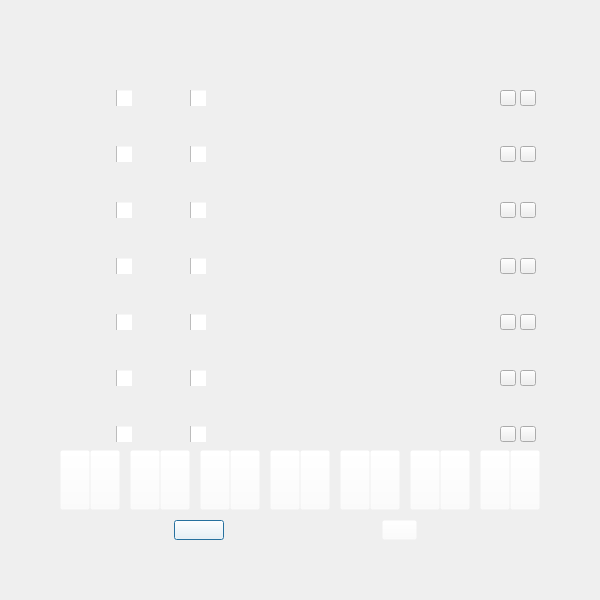
<?xml version="1.0" encoding="UTF-8"?>
<ui version="4.0">
 <class>SettingClass</class>
 <widget class="QDialog" name="SettingClass">
  <property name="geometry">
   <rect>
    <x>0</x>
    <y>0</y>
    <width>600</width>
    <height>600</height>
   </rect>
  </property>
  <property name="windowTitle">
   <string>设置</string>
  </property>
  <property name="windowIcon">
   <iconset resource="desktop.qrc">
    <normaloff>:/picture_desktop/icon/picture_desktop/icon/icon_main_mainwindow.png</normaloff>:/picture_desktop/icon/picture_desktop/icon/icon_main_mainwindow.png</iconset>
  </property>
  <property name="windowOpacity">
   <double>5.000000000000000</double>
  </property>
  <widget class="QPushButton" name="pushButton_apply">
   <property name="geometry">
    <rect>
     <x>174</x>
     <y>520</y>
     <width>50</width>
     <height>20</height>
    </rect>
   </property>
   <property name="styleSheet">
    <string notr="true">QPushButton
{
    background: rgb(255,255,255,0);
}</string>
   </property>
   <property name="text">
    <string/>
   </property>
  </widget>
  <widget class="QPushButton" name="pushButton_cancel">
   <property name="geometry">
    <rect>
     <x>382</x>
     <y>520</y>
     <width>35</width>
     <height>20</height>
    </rect>
   </property>
   <property name="styleSheet">
    <string notr="true">QPushButton
{
    background: rgb(255,255,255,0);
}</string>
   </property>
   <property name="text">
    <string/>
   </property>
  </widget>
  <widget class="QPushButton" name="pushButton_cocoa_2">
   <property name="geometry">
    <rect>
     <x>520</x>
     <y>90</y>
     <width>16</width>
     <height>16</height>
    </rect>
   </property>
   <property name="styleSheet">
    <string notr="true">border-image: url(:/picture_desktop/checkbox/picture_desktop/checkbox_style/checkbox_off.png);</string>
   </property>
   <property name="text">
    <string/>
   </property>
  </widget>
  <widget class="QLineEdit" name="lineedit_cocoa">
   <property name="geometry">
    <rect>
     <x>278</x>
     <y>90</y>
     <width>220</width>
     <height>16</height>
    </rect>
   </property>
   <property name="contextMenuPolicy">
    <enum>Qt::NoContextMenu</enum>
   </property>
   <property name="styleSheet">
    <string notr="true">QLineEdit
{
    background: rgb(255,255,255,0);
    border:0px solid rgb(255,255,255,0);
}</string>
   </property>
   <property name="text">
    <string/>
   </property>
   <property name="readOnly">
    <bool>true</bool>
   </property>
  </widget>
  <widget class="QCheckBox" name="checkBox_cocoa_1">
   <property name="geometry">
    <rect>
     <x>116</x>
     <y>90</y>
     <width>16</width>
     <height>16</height>
    </rect>
   </property>
   <property name="styleSheet">
    <string notr="true">QCheckBox{spacing: 5px;color: white;}
QCheckBox::indicator {width: 20px;height: 20px;}
QCheckBox::indicator:enabled:unchecked {image: url(:/picture_desktop/checkbox/picture_desktop/checkbox_style/checkbox_off.png);}
QCheckBox::indicator:enabled:unchecked:hover  {image: url(:/picture_desktop/checkbox/picture_desktop/checkbox_style/checkbox_off.png);}
QCheckBox::indicator:enabled:unchecked:pressed {image: url(:/picture_desktop/checkbox/picture_desktop/checkbox_style/checkbox_off.png);}
QCheckBox::indicator:enabled:checked {image: url(:/picture_desktop/checkbox/picture_desktop/checkbox_style/checkbox_on.png);}
QCheckBox::indicator:enabled:checked:hover {image: url(:/picture_desktop/checkbox/picture_desktop/checkbox_style/checkbox_on.png);}
QCheckBox::indicator:enabled:checked:pressed {image: url(:/picture_desktop/checkbox/picture_desktop/checkbox_style/checkbox_on.png);}</string>
   </property>
   <property name="text">
    <string/>
   </property>
   <property name="checked">
    <bool>false</bool>
   </property>
  </widget>
  <widget class="QCheckBox" name="checkBox_cocoa_2">
   <property name="geometry">
    <rect>
     <x>190</x>
     <y>90</y>
     <width>16</width>
     <height>16</height>
    </rect>
   </property>
   <property name="styleSheet">
    <string notr="true">QCheckBox{spacing: 5px;color: white;}
QCheckBox::indicator {width: 20px;height: 20px;}
QCheckBox::indicator:enabled:unchecked {image: url(:/picture_desktop/checkbox/picture_desktop/checkbox_style/checkbox_off.png);}
QCheckBox::indicator:enabled:unchecked:hover  {image: url(:/picture_desktop/checkbox/picture_desktop/checkbox_style/checkbox_off.png);}
QCheckBox::indicator:enabled:unchecked:pressed {image: url(:/picture_desktop/checkbox/picture_desktop/checkbox_style/checkbox_off.png);}
QCheckBox::indicator:enabled:checked {image: url(:/picture_desktop/checkbox/picture_desktop/checkbox_style/checkbox_on.png);}
QCheckBox::indicator:enabled:checked:hover {image: url(:/picture_desktop/checkbox/picture_desktop/checkbox_style/checkbox_on.png);}
QCheckBox::indicator:enabled:checked:pressed {image: url(:/picture_desktop/checkbox/picture_desktop/checkbox_style/checkbox_on.png);}</string>
   </property>
   <property name="text">
    <string/>
   </property>
   <property name="checked">
    <bool>false</bool>
   </property>
  </widget>
  <widget class="QCheckBox" name="checkBox_chino_1">
   <property name="geometry">
    <rect>
     <x>116</x>
     <y>146</y>
     <width>16</width>
     <height>16</height>
    </rect>
   </property>
   <property name="styleSheet">
    <string notr="true">QCheckBox{spacing: 5px;color: white;}
QCheckBox::indicator {width: 20px;height: 20px;}
QCheckBox::indicator:enabled:unchecked {image: url(:/picture_desktop/checkbox/picture_desktop/checkbox_style/checkbox_off.png);}
QCheckBox::indicator:enabled:unchecked:hover  {image: url(:/picture_desktop/checkbox/picture_desktop/checkbox_style/checkbox_off.png);}
QCheckBox::indicator:enabled:unchecked:pressed {image: url(:/picture_desktop/checkbox/picture_desktop/checkbox_style/checkbox_off.png);}
QCheckBox::indicator:enabled:checked {image: url(:/picture_desktop/checkbox/picture_desktop/checkbox_style/checkbox_on.png);}
QCheckBox::indicator:enabled:checked:hover {image: url(:/picture_desktop/checkbox/picture_desktop/checkbox_style/checkbox_on.png);}
QCheckBox::indicator:enabled:checked:pressed {image: url(:/picture_desktop/checkbox/picture_desktop/checkbox_style/checkbox_on.png);}</string>
   </property>
   <property name="text">
    <string/>
   </property>
   <property name="checked">
    <bool>false</bool>
   </property>
  </widget>
  <widget class="QCheckBox" name="checkBox_rize_1">
   <property name="geometry">
    <rect>
     <x>116</x>
     <y>202</y>
     <width>16</width>
     <height>16</height>
    </rect>
   </property>
   <property name="styleSheet">
    <string notr="true">QCheckBox{spacing: 5px;color: white;}
QCheckBox::indicator {width: 20px;height: 20px;}
QCheckBox::indicator:enabled:unchecked {image: url(:/picture_desktop/checkbox/picture_desktop/checkbox_style/checkbox_off.png);}
QCheckBox::indicator:enabled:unchecked:hover  {image: url(:/picture_desktop/checkbox/picture_desktop/checkbox_style/checkbox_off.png);}
QCheckBox::indicator:enabled:unchecked:pressed {image: url(:/picture_desktop/checkbox/picture_desktop/checkbox_style/checkbox_off.png);}
QCheckBox::indicator:enabled:checked {image: url(:/picture_desktop/checkbox/picture_desktop/checkbox_style/checkbox_on.png);}
QCheckBox::indicator:enabled:checked:hover {image: url(:/picture_desktop/checkbox/picture_desktop/checkbox_style/checkbox_on.png);}
QCheckBox::indicator:enabled:checked:pressed {image: url(:/picture_desktop/checkbox/picture_desktop/checkbox_style/checkbox_on.png);}</string>
   </property>
   <property name="text">
    <string/>
   </property>
   <property name="checked">
    <bool>false</bool>
   </property>
  </widget>
  <widget class="QCheckBox" name="checkBox_chino_2">
   <property name="geometry">
    <rect>
     <x>190</x>
     <y>146</y>
     <width>16</width>
     <height>16</height>
    </rect>
   </property>
   <property name="styleSheet">
    <string notr="true">QCheckBox{spacing: 5px;color: white;}
QCheckBox::indicator {width: 20px;height: 20px;}
QCheckBox::indicator:enabled:unchecked {image: url(:/picture_desktop/checkbox/picture_desktop/checkbox_style/checkbox_off.png);}
QCheckBox::indicator:enabled:unchecked:hover  {image: url(:/picture_desktop/checkbox/picture_desktop/checkbox_style/checkbox_off.png);}
QCheckBox::indicator:enabled:unchecked:pressed {image: url(:/picture_desktop/checkbox/picture_desktop/checkbox_style/checkbox_off.png);}
QCheckBox::indicator:enabled:checked {image: url(:/picture_desktop/checkbox/picture_desktop/checkbox_style/checkbox_on.png);}
QCheckBox::indicator:enabled:checked:hover {image: url(:/picture_desktop/checkbox/picture_desktop/checkbox_style/checkbox_on.png);}
QCheckBox::indicator:enabled:checked:pressed {image: url(:/picture_desktop/checkbox/picture_desktop/checkbox_style/checkbox_on.png);}</string>
   </property>
   <property name="text">
    <string/>
   </property>
   <property name="checked">
    <bool>false</bool>
   </property>
  </widget>
  <widget class="QLineEdit" name="lineedit_chino">
   <property name="geometry">
    <rect>
     <x>278</x>
     <y>146</y>
     <width>220</width>
     <height>16</height>
    </rect>
   </property>
   <property name="contextMenuPolicy">
    <enum>Qt::NoContextMenu</enum>
   </property>
   <property name="styleSheet">
    <string notr="true">QLineEdit
{
    background: rgb(255,255,255,0);
    border:0px solid rgb(255,255,255,0);
}</string>
   </property>
   <property name="text">
    <string/>
   </property>
   <property name="readOnly">
    <bool>true</bool>
   </property>
  </widget>
  <widget class="QPushButton" name="pushButton_chino_2">
   <property name="geometry">
    <rect>
     <x>520</x>
     <y>146</y>
     <width>16</width>
     <height>16</height>
    </rect>
   </property>
   <property name="styleSheet">
    <string notr="true">border-image: url(:/picture_desktop/checkbox/picture_desktop/checkbox_style/checkbox_off.png);</string>
   </property>
   <property name="text">
    <string/>
   </property>
  </widget>
  <widget class="QCheckBox" name="checkBox_rize_2">
   <property name="geometry">
    <rect>
     <x>190</x>
     <y>202</y>
     <width>16</width>
     <height>16</height>
    </rect>
   </property>
   <property name="styleSheet">
    <string notr="true">QCheckBox{spacing: 5px;color: white;}
QCheckBox::indicator {width: 20px;height: 20px;}
QCheckBox::indicator:enabled:unchecked {image: url(:/picture_desktop/checkbox/picture_desktop/checkbox_style/checkbox_off.png);}
QCheckBox::indicator:enabled:unchecked:hover  {image: url(:/picture_desktop/checkbox/picture_desktop/checkbox_style/checkbox_off.png);}
QCheckBox::indicator:enabled:unchecked:pressed {image: url(:/picture_desktop/checkbox/picture_desktop/checkbox_style/checkbox_off.png);}
QCheckBox::indicator:enabled:checked {image: url(:/picture_desktop/checkbox/picture_desktop/checkbox_style/checkbox_on.png);}
QCheckBox::indicator:enabled:checked:hover {image: url(:/picture_desktop/checkbox/picture_desktop/checkbox_style/checkbox_on.png);}
QCheckBox::indicator:enabled:checked:pressed {image: url(:/picture_desktop/checkbox/picture_desktop/checkbox_style/checkbox_on.png);}</string>
   </property>
   <property name="text">
    <string/>
   </property>
   <property name="checked">
    <bool>false</bool>
   </property>
  </widget>
  <widget class="QLineEdit" name="lineedit_rize">
   <property name="geometry">
    <rect>
     <x>278</x>
     <y>202</y>
     <width>220</width>
     <height>16</height>
    </rect>
   </property>
   <property name="contextMenuPolicy">
    <enum>Qt::NoContextMenu</enum>
   </property>
   <property name="styleSheet">
    <string notr="true">QLineEdit
{
    background: rgb(255,255,255,0);
    border:0px solid rgb(255,255,255,0);
}</string>
   </property>
   <property name="text">
    <string/>
   </property>
   <property name="readOnly">
    <bool>true</bool>
   </property>
  </widget>
  <widget class="QPushButton" name="pushButton_rize_2">
   <property name="geometry">
    <rect>
     <x>520</x>
     <y>202</y>
     <width>16</width>
     <height>16</height>
    </rect>
   </property>
   <property name="styleSheet">
    <string notr="true">border-image: url(:/picture_desktop/checkbox/picture_desktop/checkbox_style/checkbox_off.png);</string>
   </property>
   <property name="text">
    <string/>
   </property>
  </widget>
  <widget class="QCheckBox" name="checkBox_syaro_1">
   <property name="geometry">
    <rect>
     <x>116</x>
     <y>258</y>
     <width>16</width>
     <height>16</height>
    </rect>
   </property>
   <property name="styleSheet">
    <string notr="true">QCheckBox{spacing: 5px;color: white;}
QCheckBox::indicator {width: 20px;height: 20px;}
QCheckBox::indicator:enabled:unchecked {image: url(:/picture_desktop/checkbox/picture_desktop/checkbox_style/checkbox_off.png);}
QCheckBox::indicator:enabled:unchecked:hover  {image: url(:/picture_desktop/checkbox/picture_desktop/checkbox_style/checkbox_off.png);}
QCheckBox::indicator:enabled:unchecked:pressed {image: url(:/picture_desktop/checkbox/picture_desktop/checkbox_style/checkbox_off.png);}
QCheckBox::indicator:enabled:checked {image: url(:/picture_desktop/checkbox/picture_desktop/checkbox_style/checkbox_on.png);}
QCheckBox::indicator:enabled:checked:hover {image: url(:/picture_desktop/checkbox/picture_desktop/checkbox_style/checkbox_on.png);}
QCheckBox::indicator:enabled:checked:pressed {image: url(:/picture_desktop/checkbox/picture_desktop/checkbox_style/checkbox_on.png);}</string>
   </property>
   <property name="text">
    <string/>
   </property>
   <property name="checked">
    <bool>false</bool>
   </property>
  </widget>
  <widget class="QCheckBox" name="checkBox_syaro_2">
   <property name="geometry">
    <rect>
     <x>190</x>
     <y>258</y>
     <width>16</width>
     <height>16</height>
    </rect>
   </property>
   <property name="styleSheet">
    <string notr="true">QCheckBox{spacing: 5px;color: white;}
QCheckBox::indicator {width: 20px;height: 20px;}
QCheckBox::indicator:enabled:unchecked {image: url(:/picture_desktop/checkbox/picture_desktop/checkbox_style/checkbox_off.png);}
QCheckBox::indicator:enabled:unchecked:hover  {image: url(:/picture_desktop/checkbox/picture_desktop/checkbox_style/checkbox_off.png);}
QCheckBox::indicator:enabled:unchecked:pressed {image: url(:/picture_desktop/checkbox/picture_desktop/checkbox_style/checkbox_off.png);}
QCheckBox::indicator:enabled:checked {image: url(:/picture_desktop/checkbox/picture_desktop/checkbox_style/checkbox_on.png);}
QCheckBox::indicator:enabled:checked:hover {image: url(:/picture_desktop/checkbox/picture_desktop/checkbox_style/checkbox_on.png);}
QCheckBox::indicator:enabled:checked:pressed {image: url(:/picture_desktop/checkbox/picture_desktop/checkbox_style/checkbox_on.png);}</string>
   </property>
   <property name="text">
    <string/>
   </property>
   <property name="checked">
    <bool>false</bool>
   </property>
  </widget>
  <widget class="QLineEdit" name="lineedit_syaro">
   <property name="geometry">
    <rect>
     <x>278</x>
     <y>258</y>
     <width>220</width>
     <height>16</height>
    </rect>
   </property>
   <property name="contextMenuPolicy">
    <enum>Qt::NoContextMenu</enum>
   </property>
   <property name="styleSheet">
    <string notr="true">QLineEdit
{
    background: rgb(255,255,255,0);
    border:0px solid rgb(255,255,255,0);
}</string>
   </property>
   <property name="text">
    <string/>
   </property>
   <property name="readOnly">
    <bool>true</bool>
   </property>
  </widget>
  <widget class="QPushButton" name="pushButton_syaro_2">
   <property name="geometry">
    <rect>
     <x>520</x>
     <y>258</y>
     <width>16</width>
     <height>16</height>
    </rect>
   </property>
   <property name="styleSheet">
    <string notr="true">border-image: url(:/picture_desktop/checkbox/picture_desktop/checkbox_style/checkbox_off.png);</string>
   </property>
   <property name="text">
    <string/>
   </property>
  </widget>
  <widget class="QCheckBox" name="checkBox_chiya_1">
   <property name="geometry">
    <rect>
     <x>116</x>
     <y>314</y>
     <width>16</width>
     <height>16</height>
    </rect>
   </property>
   <property name="styleSheet">
    <string notr="true">QCheckBox{spacing: 5px;color: white;}
QCheckBox::indicator {width: 20px;height: 20px;}
QCheckBox::indicator:enabled:unchecked {image: url(:/picture_desktop/checkbox/picture_desktop/checkbox_style/checkbox_off.png);}
QCheckBox::indicator:enabled:unchecked:hover  {image: url(:/picture_desktop/checkbox/picture_desktop/checkbox_style/checkbox_off.png);}
QCheckBox::indicator:enabled:unchecked:pressed {image: url(:/picture_desktop/checkbox/picture_desktop/checkbox_style/checkbox_off.png);}
QCheckBox::indicator:enabled:checked {image: url(:/picture_desktop/checkbox/picture_desktop/checkbox_style/checkbox_on.png);}
QCheckBox::indicator:enabled:checked:hover {image: url(:/picture_desktop/checkbox/picture_desktop/checkbox_style/checkbox_on.png);}
QCheckBox::indicator:enabled:checked:pressed {image: url(:/picture_desktop/checkbox/picture_desktop/checkbox_style/checkbox_on.png);}</string>
   </property>
   <property name="text">
    <string/>
   </property>
   <property name="checked">
    <bool>false</bool>
   </property>
  </widget>
  <widget class="QCheckBox" name="checkBox_chiya_2">
   <property name="geometry">
    <rect>
     <x>190</x>
     <y>314</y>
     <width>16</width>
     <height>16</height>
    </rect>
   </property>
   <property name="styleSheet">
    <string notr="true">QCheckBox{spacing: 5px;color: white;}
QCheckBox::indicator {width: 20px;height: 20px;}
QCheckBox::indicator:enabled:unchecked {image: url(:/picture_desktop/checkbox/picture_desktop/checkbox_style/checkbox_off.png);}
QCheckBox::indicator:enabled:unchecked:hover  {image: url(:/picture_desktop/checkbox/picture_desktop/checkbox_style/checkbox_off.png);}
QCheckBox::indicator:enabled:unchecked:pressed {image: url(:/picture_desktop/checkbox/picture_desktop/checkbox_style/checkbox_off.png);}
QCheckBox::indicator:enabled:checked {image: url(:/picture_desktop/checkbox/picture_desktop/checkbox_style/checkbox_on.png);}
QCheckBox::indicator:enabled:checked:hover {image: url(:/picture_desktop/checkbox/picture_desktop/checkbox_style/checkbox_on.png);}
QCheckBox::indicator:enabled:checked:pressed {image: url(:/picture_desktop/checkbox/picture_desktop/checkbox_style/checkbox_on.png);}</string>
   </property>
   <property name="text">
    <string/>
   </property>
   <property name="checked">
    <bool>false</bool>
   </property>
  </widget>
  <widget class="QLineEdit" name="lineedit_chiya">
   <property name="geometry">
    <rect>
     <x>278</x>
     <y>314</y>
     <width>220</width>
     <height>16</height>
    </rect>
   </property>
   <property name="contextMenuPolicy">
    <enum>Qt::NoContextMenu</enum>
   </property>
   <property name="styleSheet">
    <string notr="true">QLineEdit
{
    background: rgb(255,255,255,0);
    border:0px solid rgb(255,255,255,0);
}</string>
   </property>
   <property name="text">
    <string/>
   </property>
   <property name="readOnly">
    <bool>true</bool>
   </property>
  </widget>
  <widget class="QPushButton" name="pushButton_chiya_2">
   <property name="geometry">
    <rect>
     <x>520</x>
     <y>314</y>
     <width>16</width>
     <height>16</height>
    </rect>
   </property>
   <property name="styleSheet">
    <string notr="true">border-image: url(:/picture_desktop/checkbox/picture_desktop/checkbox_style/checkbox_off.png);</string>
   </property>
   <property name="text">
    <string/>
   </property>
  </widget>
  <widget class="QCheckBox" name="checkBox_maya_1">
   <property name="geometry">
    <rect>
     <x>116</x>
     <y>370</y>
     <width>16</width>
     <height>16</height>
    </rect>
   </property>
   <property name="styleSheet">
    <string notr="true">QCheckBox{spacing: 5px;color: white;}
QCheckBox::indicator {width: 20px;height: 20px;}
QCheckBox::indicator:enabled:unchecked {image: url(:/picture_desktop/checkbox/picture_desktop/checkbox_style/checkbox_off.png);}
QCheckBox::indicator:enabled:unchecked:hover  {image: url(:/picture_desktop/checkbox/picture_desktop/checkbox_style/checkbox_off.png);}
QCheckBox::indicator:enabled:unchecked:pressed {image: url(:/picture_desktop/checkbox/picture_desktop/checkbox_style/checkbox_off.png);}
QCheckBox::indicator:enabled:checked {image: url(:/picture_desktop/checkbox/picture_desktop/checkbox_style/checkbox_on.png);}
QCheckBox::indicator:enabled:checked:hover {image: url(:/picture_desktop/checkbox/picture_desktop/checkbox_style/checkbox_on.png);}
QCheckBox::indicator:enabled:checked:pressed {image: url(:/picture_desktop/checkbox/picture_desktop/checkbox_style/checkbox_on.png);}</string>
   </property>
   <property name="text">
    <string/>
   </property>
   <property name="checked">
    <bool>false</bool>
   </property>
  </widget>
  <widget class="QCheckBox" name="checkBox_maya_2">
   <property name="geometry">
    <rect>
     <x>190</x>
     <y>370</y>
     <width>16</width>
     <height>16</height>
    </rect>
   </property>
   <property name="styleSheet">
    <string notr="true">QCheckBox{spacing: 5px;color: white;}
QCheckBox::indicator {width: 20px;height: 20px;}
QCheckBox::indicator:enabled:unchecked {image: url(:/picture_desktop/checkbox/picture_desktop/checkbox_style/checkbox_off.png);}
QCheckBox::indicator:enabled:unchecked:hover  {image: url(:/picture_desktop/checkbox/picture_desktop/checkbox_style/checkbox_off.png);}
QCheckBox::indicator:enabled:unchecked:pressed {image: url(:/picture_desktop/checkbox/picture_desktop/checkbox_style/checkbox_off.png);}
QCheckBox::indicator:enabled:checked {image: url(:/picture_desktop/checkbox/picture_desktop/checkbox_style/checkbox_on.png);}
QCheckBox::indicator:enabled:checked:hover {image: url(:/picture_desktop/checkbox/picture_desktop/checkbox_style/checkbox_on.png);}
QCheckBox::indicator:enabled:checked:pressed {image: url(:/picture_desktop/checkbox/picture_desktop/checkbox_style/checkbox_on.png);}</string>
   </property>
   <property name="text">
    <string/>
   </property>
   <property name="checked">
    <bool>false</bool>
   </property>
  </widget>
  <widget class="QLineEdit" name="lineedit_maya">
   <property name="geometry">
    <rect>
     <x>278</x>
     <y>370</y>
     <width>220</width>
     <height>16</height>
    </rect>
   </property>
   <property name="contextMenuPolicy">
    <enum>Qt::NoContextMenu</enum>
   </property>
   <property name="styleSheet">
    <string notr="true">QLineEdit
{
    background: rgb(255,255,255,0);
    border:0px solid rgb(255,255,255,0);
}</string>
   </property>
   <property name="text">
    <string/>
   </property>
   <property name="readOnly">
    <bool>true</bool>
   </property>
  </widget>
  <widget class="QPushButton" name="pushButton_maya_2">
   <property name="geometry">
    <rect>
     <x>520</x>
     <y>370</y>
     <width>16</width>
     <height>16</height>
    </rect>
   </property>
   <property name="styleSheet">
    <string notr="true">border-image: url(:/picture_desktop/checkbox/picture_desktop/checkbox_style/checkbox_off.png);</string>
   </property>
   <property name="text">
    <string/>
   </property>
  </widget>
  <widget class="QCheckBox" name="checkBox_megu_1">
   <property name="geometry">
    <rect>
     <x>116</x>
     <y>426</y>
     <width>16</width>
     <height>16</height>
    </rect>
   </property>
   <property name="styleSheet">
    <string notr="true">QCheckBox{spacing: 5px;color: white;}
QCheckBox::indicator {width: 20px;height: 20px;}
QCheckBox::indicator:enabled:unchecked {image: url(:/picture_desktop/checkbox/picture_desktop/checkbox_style/checkbox_off.png);}
QCheckBox::indicator:enabled:unchecked:hover  {image: url(:/picture_desktop/checkbox/picture_desktop/checkbox_style/checkbox_off.png);}
QCheckBox::indicator:enabled:unchecked:pressed {image: url(:/picture_desktop/checkbox/picture_desktop/checkbox_style/checkbox_off.png);}
QCheckBox::indicator:enabled:checked {image: url(:/picture_desktop/checkbox/picture_desktop/checkbox_style/checkbox_on.png);}
QCheckBox::indicator:enabled:checked:hover {image: url(:/picture_desktop/checkbox/picture_desktop/checkbox_style/checkbox_on.png);}
QCheckBox::indicator:enabled:checked:pressed {image: url(:/picture_desktop/checkbox/picture_desktop/checkbox_style/checkbox_on.png);}</string>
   </property>
   <property name="text">
    <string/>
   </property>
   <property name="checked">
    <bool>false</bool>
   </property>
  </widget>
  <widget class="QCheckBox" name="checkBox_megu_2">
   <property name="geometry">
    <rect>
     <x>190</x>
     <y>426</y>
     <width>16</width>
     <height>16</height>
    </rect>
   </property>
   <property name="styleSheet">
    <string notr="true">QCheckBox{spacing: 5px;color: white;}
QCheckBox::indicator {width: 20px;height: 20px;}
QCheckBox::indicator:enabled:unchecked {image: url(:/picture_desktop/checkbox/picture_desktop/checkbox_style/checkbox_off.png);}
QCheckBox::indicator:enabled:unchecked:hover  {image: url(:/picture_desktop/checkbox/picture_desktop/checkbox_style/checkbox_off.png);}
QCheckBox::indicator:enabled:unchecked:pressed {image: url(:/picture_desktop/checkbox/picture_desktop/checkbox_style/checkbox_off.png);}
QCheckBox::indicator:enabled:checked {image: url(:/picture_desktop/checkbox/picture_desktop/checkbox_style/checkbox_on.png);}
QCheckBox::indicator:enabled:checked:hover {image: url(:/picture_desktop/checkbox/picture_desktop/checkbox_style/checkbox_on.png);}
QCheckBox::indicator:enabled:checked:pressed {image: url(:/picture_desktop/checkbox/picture_desktop/checkbox_style/checkbox_on.png);}</string>
   </property>
   <property name="text">
    <string/>
   </property>
   <property name="checked">
    <bool>false</bool>
   </property>
  </widget>
  <widget class="QLineEdit" name="lineedit_megu">
   <property name="geometry">
    <rect>
     <x>278</x>
     <y>426</y>
     <width>220</width>
     <height>16</height>
    </rect>
   </property>
   <property name="contextMenuPolicy">
    <enum>Qt::NoContextMenu</enum>
   </property>
   <property name="styleSheet">
    <string notr="true">QLineEdit
{
    background: rgb(255,255,255,0);
    border:0px solid rgb(255,255,255,0);
}</string>
   </property>
   <property name="text">
    <string/>
   </property>
   <property name="readOnly">
    <bool>true</bool>
   </property>
  </widget>
  <widget class="QPushButton" name="pushButton_megu_2">
   <property name="geometry">
    <rect>
     <x>520</x>
     <y>426</y>
     <width>16</width>
     <height>16</height>
    </rect>
   </property>
   <property name="styleSheet">
    <string notr="true">border-image: url(:/picture_desktop/checkbox/picture_desktop/checkbox_style/checkbox_off.png);</string>
   </property>
   <property name="text">
    <string/>
   </property>
  </widget>
  <widget class="QPushButton" name="pushButton_cocoa_1">
   <property name="geometry">
    <rect>
     <x>500</x>
     <y>90</y>
     <width>16</width>
     <height>16</height>
    </rect>
   </property>
   <property name="styleSheet">
    <string notr="true">border-image: url(:/picture_desktop/icon/picture_desktop/icon/dialog_arrow.png);</string>
   </property>
   <property name="text">
    <string/>
   </property>
  </widget>
  <widget class="QPushButton" name="pushButton_chino_1">
   <property name="geometry">
    <rect>
     <x>500</x>
     <y>146</y>
     <width>16</width>
     <height>16</height>
    </rect>
   </property>
   <property name="styleSheet">
    <string notr="true">border-image: url(:/picture_desktop/icon/picture_desktop/icon/dialog_arrow.png);</string>
   </property>
   <property name="text">
    <string/>
   </property>
  </widget>
  <widget class="QPushButton" name="pushButton_rize_1">
   <property name="geometry">
    <rect>
     <x>500</x>
     <y>202</y>
     <width>16</width>
     <height>16</height>
    </rect>
   </property>
   <property name="styleSheet">
    <string notr="true">border-image: url(:/picture_desktop/icon/picture_desktop/icon/dialog_arrow.png);</string>
   </property>
   <property name="text">
    <string/>
   </property>
  </widget>
  <widget class="QPushButton" name="pushButton_syaro_1">
   <property name="geometry">
    <rect>
     <x>500</x>
     <y>258</y>
     <width>16</width>
     <height>16</height>
    </rect>
   </property>
   <property name="styleSheet">
    <string notr="true">border-image: url(:/picture_desktop/icon/picture_desktop/icon/dialog_arrow.png);</string>
   </property>
   <property name="text">
    <string/>
   </property>
  </widget>
  <widget class="QPushButton" name="pushButton_chiya_1">
   <property name="geometry">
    <rect>
     <x>500</x>
     <y>314</y>
     <width>16</width>
     <height>16</height>
    </rect>
   </property>
   <property name="styleSheet">
    <string notr="true">border-image: url(:/picture_desktop/icon/picture_desktop/icon/dialog_arrow.png);</string>
   </property>
   <property name="text">
    <string/>
   </property>
  </widget>
  <widget class="QPushButton" name="pushButton_maya_1">
   <property name="geometry">
    <rect>
     <x>500</x>
     <y>370</y>
     <width>16</width>
     <height>16</height>
    </rect>
   </property>
   <property name="styleSheet">
    <string notr="true">border-image: url(:/picture_desktop/icon/picture_desktop/icon/dialog_arrow.png);</string>
   </property>
   <property name="text">
    <string/>
   </property>
  </widget>
  <widget class="QPushButton" name="pushButton_megu_1">
   <property name="geometry">
    <rect>
     <x>500</x>
     <y>426</y>
     <width>16</width>
     <height>16</height>
    </rect>
   </property>
   <property name="styleSheet">
    <string notr="true">border-image: url(:/picture_desktop/icon/picture_desktop/icon/dialog_arrow.png);</string>
   </property>
   <property name="text">
    <string/>
   </property>
  </widget>
  <widget class="QLabel" name="label_0">
   <property name="geometry">
    <rect>
     <x>60</x>
     <y>450</y>
     <width>60</width>
     <height>60</height>
    </rect>
   </property>
   <property name="text">
    <string/>
   </property>
  </widget>
  <widget class="QLabel" name="label_1">
   <property name="geometry">
    <rect>
     <x>130</x>
     <y>450</y>
     <width>60</width>
     <height>60</height>
    </rect>
   </property>
   <property name="text">
    <string/>
   </property>
  </widget>
  <widget class="QLabel" name="label_2">
   <property name="geometry">
    <rect>
     <x>200</x>
     <y>450</y>
     <width>60</width>
     <height>60</height>
    </rect>
   </property>
   <property name="text">
    <string/>
   </property>
  </widget>
  <widget class="QLabel" name="label_3">
   <property name="geometry">
    <rect>
     <x>270</x>
     <y>450</y>
     <width>60</width>
     <height>60</height>
    </rect>
   </property>
   <property name="text">
    <string/>
   </property>
  </widget>
  <widget class="QLabel" name="label_4">
   <property name="geometry">
    <rect>
     <x>340</x>
     <y>450</y>
     <width>60</width>
     <height>60</height>
    </rect>
   </property>
   <property name="text">
    <string/>
   </property>
  </widget>
  <widget class="QLabel" name="label_5">
   <property name="geometry">
    <rect>
     <x>410</x>
     <y>450</y>
     <width>60</width>
     <height>60</height>
    </rect>
   </property>
   <property name="text">
    <string/>
   </property>
  </widget>
  <widget class="QLabel" name="label_6">
   <property name="geometry">
    <rect>
     <x>480</x>
     <y>450</y>
     <width>60</width>
     <height>60</height>
    </rect>
   </property>
   <property name="text">
    <string/>
   </property>
  </widget>
  <widget class="QPushButton" name="pushButton_t_cocoa_1">
   <property name="geometry">
    <rect>
     <x>60</x>
     <y>450</y>
     <width>30</width>
     <height>60</height>
    </rect>
   </property>
   <property name="styleSheet">
    <string notr="true">QPushButton
{
    background: rgb(255,255,255,0);
}</string>
   </property>
   <property name="text">
    <string/>
   </property>
  </widget>
  <widget class="QPushButton" name="pushButton_t_cocoa_2">
   <property name="geometry">
    <rect>
     <x>90</x>
     <y>450</y>
     <width>30</width>
     <height>60</height>
    </rect>
   </property>
   <property name="styleSheet">
    <string notr="true">QPushButton
{
    background: rgb(255,255,255,0);
}</string>
   </property>
   <property name="text">
    <string/>
   </property>
  </widget>
  <widget class="QPushButton" name="pushButton_t_chino_1">
   <property name="geometry">
    <rect>
     <x>130</x>
     <y>450</y>
     <width>30</width>
     <height>60</height>
    </rect>
   </property>
   <property name="styleSheet">
    <string notr="true">QPushButton
{
    background: rgb(255,255,255,0);
}</string>
   </property>
   <property name="text">
    <string/>
   </property>
  </widget>
  <widget class="QPushButton" name="pushButton_t_chino_2">
   <property name="geometry">
    <rect>
     <x>160</x>
     <y>450</y>
     <width>30</width>
     <height>60</height>
    </rect>
   </property>
   <property name="styleSheet">
    <string notr="true">QPushButton
{
    background: rgb(255,255,255,0);
}</string>
   </property>
   <property name="text">
    <string/>
   </property>
  </widget>
  <widget class="QPushButton" name="pushButton_t_rize_1">
   <property name="geometry">
    <rect>
     <x>200</x>
     <y>450</y>
     <width>30</width>
     <height>60</height>
    </rect>
   </property>
   <property name="styleSheet">
    <string notr="true">QPushButton
{
    background: rgb(255,255,255,0);
}</string>
   </property>
   <property name="text">
    <string/>
   </property>
  </widget>
  <widget class="QPushButton" name="pushButton_t_rize_2">
   <property name="geometry">
    <rect>
     <x>230</x>
     <y>450</y>
     <width>30</width>
     <height>60</height>
    </rect>
   </property>
   <property name="styleSheet">
    <string notr="true">QPushButton
{
    background: rgb(255,255,255,0);
}</string>
   </property>
   <property name="text">
    <string/>
   </property>
  </widget>
  <widget class="QPushButton" name="pushButton_t_syaro_1">
   <property name="geometry">
    <rect>
     <x>270</x>
     <y>450</y>
     <width>30</width>
     <height>60</height>
    </rect>
   </property>
   <property name="styleSheet">
    <string notr="true">QPushButton
{
    background: rgb(255,255,255,0);
}</string>
   </property>
   <property name="text">
    <string/>
   </property>
  </widget>
  <widget class="QPushButton" name="pushButton_t_syaro_2">
   <property name="geometry">
    <rect>
     <x>300</x>
     <y>450</y>
     <width>30</width>
     <height>60</height>
    </rect>
   </property>
   <property name="styleSheet">
    <string notr="true">QPushButton
{
    background: rgb(255,255,255,0);
}</string>
   </property>
   <property name="text">
    <string/>
   </property>
  </widget>
  <widget class="QPushButton" name="pushButton_t_chiya_1">
   <property name="geometry">
    <rect>
     <x>340</x>
     <y>450</y>
     <width>30</width>
     <height>60</height>
    </rect>
   </property>
   <property name="styleSheet">
    <string notr="true">QPushButton
{
    background: rgb(255,255,255,0);
}</string>
   </property>
   <property name="text">
    <string/>
   </property>
  </widget>
  <widget class="QPushButton" name="pushButton_t_chiya_2">
   <property name="geometry">
    <rect>
     <x>370</x>
     <y>450</y>
     <width>30</width>
     <height>60</height>
    </rect>
   </property>
   <property name="styleSheet">
    <string notr="true">QPushButton
{
    background: rgb(255,255,255,0);
}</string>
   </property>
   <property name="text">
    <string/>
   </property>
  </widget>
  <widget class="QPushButton" name="pushButton_t_maya_1">
   <property name="geometry">
    <rect>
     <x>410</x>
     <y>450</y>
     <width>30</width>
     <height>60</height>
    </rect>
   </property>
   <property name="styleSheet">
    <string notr="true">QPushButton
{
    background: rgb(255,255,255,0);
}</string>
   </property>
   <property name="text">
    <string/>
   </property>
  </widget>
  <widget class="QPushButton" name="pushButton_t_maya_2">
   <property name="geometry">
    <rect>
     <x>440</x>
     <y>450</y>
     <width>30</width>
     <height>60</height>
    </rect>
   </property>
   <property name="styleSheet">
    <string notr="true">QPushButton
{
    background: rgb(255,255,255,0);
}</string>
   </property>
   <property name="text">
    <string/>
   </property>
  </widget>
  <widget class="QPushButton" name="pushButton_t_megu_1">
   <property name="geometry">
    <rect>
     <x>480</x>
     <y>450</y>
     <width>30</width>
     <height>60</height>
    </rect>
   </property>
   <property name="styleSheet">
    <string notr="true">QPushButton
{
    background: rgb(255,255,255,0);
}</string>
   </property>
   <property name="text">
    <string/>
   </property>
  </widget>
  <widget class="QPushButton" name="pushButton_t_megu_2">
   <property name="geometry">
    <rect>
     <x>510</x>
     <y>450</y>
     <width>30</width>
     <height>60</height>
    </rect>
   </property>
   <property name="styleSheet">
    <string notr="true">QPushButton
{
    background: rgb(255,255,255,0);
}</string>
   </property>
   <property name="text">
    <string/>
   </property>
  </widget>
 </widget>
 <resources>
  <include location="desktop.qrc"/>
 </resources>
 <connections/>
</ui>
